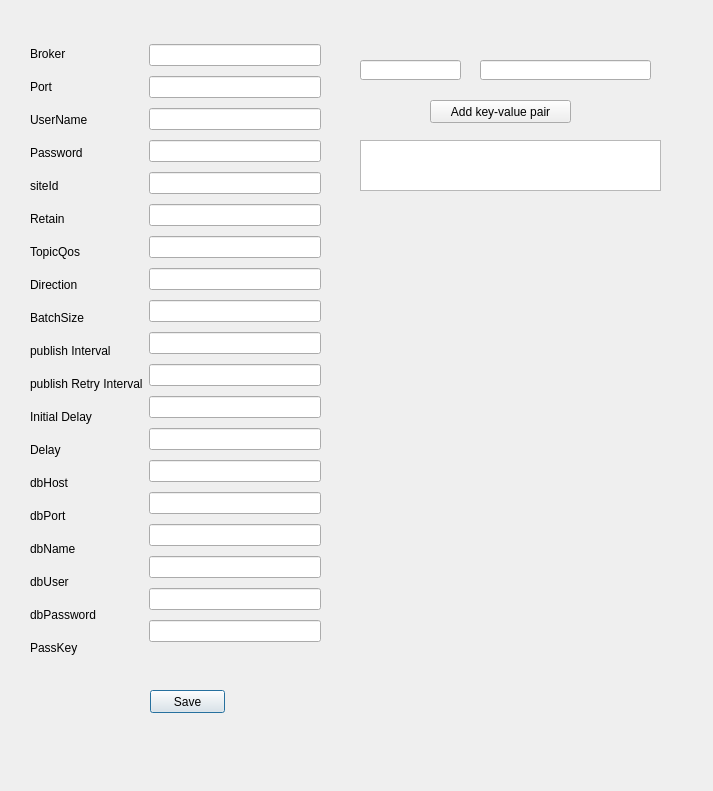
<?xml version="1.0" encoding="UTF-8"?>
<ui version="4.0">
 <class>Dialog</class>
 <widget class="QDialog" name="Dialog">
  <property name="geometry">
   <rect>
    <x>0</x>
    <y>0</y>
    <width>713</width>
    <height>791</height>
   </rect>
  </property>
  <property name="windowTitle">
   <string>Dialog</string>
  </property>
  <widget class="QWidget" name="layoutWidget">
   <property name="geometry">
    <rect>
     <x>30</x>
     <y>40</y>
     <width>291</width>
     <height>621</height>
    </rect>
   </property>
   <layout class="QHBoxLayout" name="horizontalLayout">
    <item>
     <layout class="QVBoxLayout" name="verticalLayout">
      <item>
       <widget class="QLabel" name="label">
        <property name="styleSheet">
         <string notr="true">border-color: qlineargradient(spread:repeat, x1:0, y1:0, x2:1, y2:0, stop:0 rgba(0, 4, 255, 255), stop:1 rgba(255, 255, 255, 255));
border-radius: 10px;</string>
        </property>
        <property name="text">
         <string>Broker</string>
        </property>
       </widget>
      </item>
      <item>
       <widget class="QLabel" name="label_2">
        <property name="text">
         <string>Port</string>
        </property>
       </widget>
      </item>
      <item>
       <widget class="QLabel" name="label_3">
        <property name="text">
         <string>UserName</string>
        </property>
       </widget>
      </item>
      <item>
       <widget class="QLabel" name="label_4">
        <property name="text">
         <string>Password</string>
        </property>
       </widget>
      </item>
      <item>
       <widget class="QLabel" name="label_5">
        <property name="text">
         <string>siteId</string>
        </property>
       </widget>
      </item>
      <item>
       <widget class="QLabel" name="label_6">
        <property name="text">
         <string>Retain</string>
        </property>
       </widget>
      </item>
      <item>
       <widget class="QLabel" name="label_7">
        <property name="text">
         <string>TopicQos</string>
        </property>
       </widget>
      </item>
      <item>
       <widget class="QLabel" name="label_8">
        <property name="text">
         <string>Direction</string>
        </property>
       </widget>
      </item>
      <item>
       <widget class="QLabel" name="label_9">
        <property name="text">
         <string>BatchSize</string>
        </property>
       </widget>
      </item>
      <item>
       <widget class="QLabel" name="label_10">
        <property name="text">
         <string>publish Interval</string>
        </property>
       </widget>
      </item>
      <item>
       <widget class="QLabel" name="label_11">
        <property name="text">
         <string>publish Retry Interval</string>
        </property>
       </widget>
      </item>
      <item>
       <widget class="QLabel" name="label_12">
        <property name="text">
         <string>Initial Delay</string>
        </property>
       </widget>
      </item>
      <item>
       <widget class="QLabel" name="label_13">
        <property name="text">
         <string>Delay</string>
        </property>
       </widget>
      </item>
      <item>
       <widget class="QLabel" name="label_14">
        <property name="text">
         <string>dbHost</string>
        </property>
       </widget>
      </item>
      <item>
       <widget class="QLabel" name="label_15">
        <property name="text">
         <string>dbPort</string>
        </property>
       </widget>
      </item>
      <item>
       <widget class="QLabel" name="label_16">
        <property name="text">
         <string>dbName</string>
        </property>
       </widget>
      </item>
      <item>
       <widget class="QLabel" name="label_17">
        <property name="text">
         <string>dbUser</string>
        </property>
       </widget>
      </item>
      <item>
       <widget class="QLabel" name="label_18">
        <property name="text">
         <string>dbPassword</string>
        </property>
       </widget>
      </item>
      <item>
       <widget class="QLabel" name="label_19">
        <property name="text">
         <string>PassKey</string>
        </property>
       </widget>
      </item>
     </layout>
    </item>
    <item>
     <layout class="QVBoxLayout" name="verticalLayout_2">
      <item>
       <widget class="QLineEdit" name="broker_input"/>
      </item>
      <item>
       <widget class="QLineEdit" name="port_input"/>
      </item>
      <item>
       <widget class="QLineEdit" name="username_input"/>
      </item>
      <item>
       <widget class="QLineEdit" name="password_input"/>
      </item>
      <item>
       <widget class="QLineEdit" name="siteid_input"/>
      </item>
      <item>
       <widget class="QLineEdit" name="retain_input"/>
      </item>
      <item>
       <widget class="QLineEdit" name="topicqos_input"/>
      </item>
      <item>
       <widget class="QLineEdit" name="direction_input"/>
      </item>
      <item>
       <widget class="QLineEdit" name="batchsize_input"/>
      </item>
      <item>
       <widget class="QLineEdit" name="publishinterval_input"/>
      </item>
      <item>
       <widget class="QLineEdit" name="publishretryinterval_input"/>
      </item>
      <item>
       <widget class="QLineEdit" name="initialdelay_input"/>
      </item>
      <item>
       <widget class="QLineEdit" name="delay_input"/>
      </item>
      <item>
       <widget class="QLineEdit" name="dbhost_input"/>
      </item>
      <item>
       <widget class="QLineEdit" name="dbport_input"/>
      </item>
      <item>
       <widget class="QLineEdit" name="dbname_input"/>
      </item>
      <item>
       <widget class="QLineEdit" name="dbuser_input"/>
      </item>
      <item>
       <widget class="QLineEdit" name="dbpassword_input"/>
      </item>
      <item>
       <widget class="QLineEdit" name="passkey_input"/>
      </item>
     </layout>
    </item>
   </layout>
  </widget>
  <widget class="QPushButton" name="save_button">
   <property name="geometry">
    <rect>
     <x>150</x>
     <y>690</y>
     <width>75</width>
     <height>23</height>
    </rect>
   </property>
   <property name="text">
    <string>Save</string>
   </property>
  </widget>
  <widget class="QLabel" name="status_label">
   <property name="geometry">
    <rect>
     <x>110</x>
     <y>740</y>
     <width>191</width>
     <height>31</height>
    </rect>
   </property>
   <property name="text">
    <string/>
   </property>
  </widget>
  <widget class="QLineEdit" name="value_input">
   <property name="geometry">
    <rect>
     <x>480</x>
     <y>60</y>
     <width>171</width>
     <height>20</height>
    </rect>
   </property>
  </widget>
  <widget class="QLineEdit" name="key_input">
   <property name="geometry">
    <rect>
     <x>360</x>
     <y>60</y>
     <width>101</width>
     <height>20</height>
    </rect>
   </property>
  </widget>
  <widget class="QListWidget" name="key_value_list">
   <property name="geometry">
    <rect>
     <x>360</x>
     <y>140</y>
     <width>301</width>
     <height>51</height>
    </rect>
   </property>
  </widget>
  <widget class="QPushButton" name="add_button">
   <property name="geometry">
    <rect>
     <x>430</x>
     <y>100</y>
     <width>141</width>
     <height>23</height>
    </rect>
   </property>
   <property name="text">
    <string>Add key-value pair</string>
   </property>
  </widget>
 </widget>
 <resources/>
 <connections/>
</ui>
